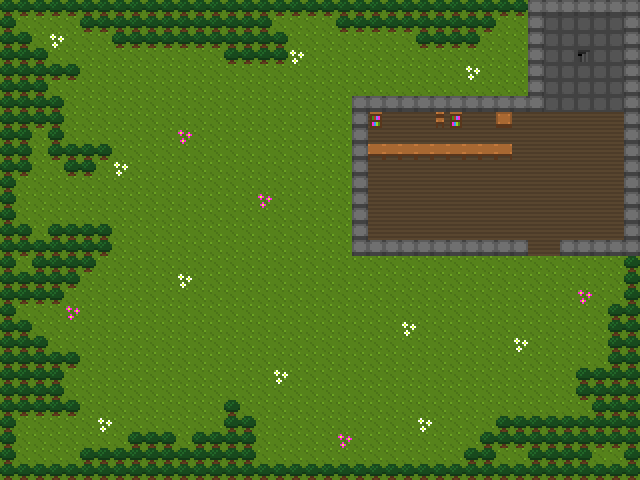

This is a level from a 2D game, rendered from its Tiled map with the project's own tilesets. A one-line summary and the map file follow, with tile-layer data summarised:
An orthogonal 40x30 tile map with 16x16 px tiles, 4 tile layers (Ground, Scenery, Entities, Entrance).

<map version="1.0" orientation="orthogonal" width="40" height="30" tilewidth="16" tileheight="16">
 <tileset firstgid="1" name="lofi_environment(256)" tilewidth="16" tileheight="16">
  <image source="lofi_environment(256).png" width="256" height="256" />
 </tileset>
 <layer name="Ground" width="40" height="30">
  <properties>
   <property name="type" value="floor" />
  </properties>
  <data>[1200 cells, 1200 non-empty, 3 distinct tile ids]</data>
 </layer>
 <layer name="Scenery" width="40" height="30">
  <data>[1200 cells, 15 non-empty, 2 distinct tile ids]</data>
 </layer>
 <layer name="Entities" width="40" height="30">
  <properties>
   <property name="type" value="solid" />
  </properties>
  <data>[1200 cells, 350 non-empty, 6 distinct tile ids]</data>
 </layer>
 <layer name="Entrance" width="40" height="30">
  <properties>
   <property name="type" value="randomMaze" />
  </properties>
  <data>[1200 cells, 1 non-empty, 1 distinct tile ids]</data>
 </layer>
</map>
